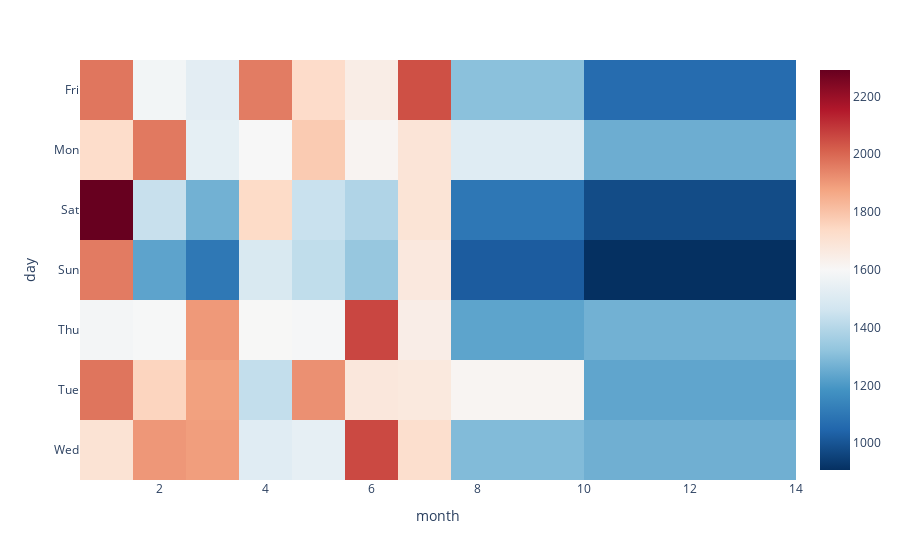

The cell this chart's notebook holds for it:
### Code cell
fig = px.imshow(day_month, color_continuous_scale = "RdBu_r")
fig.show()

### Figure 1 — Plotly figure (JSON) as saved in the notebook; plotly's stock layout.template omitted (floating-point values rounded to 4 significant figures)
{"data": [{"coloraxis": "coloraxis", "hovertemplate": "month: %{x}<br>day: %{y}<br>color: %{z}<extra></extra>", "name": "0", "type": "heatmap", "x": [1, 2, 3, 4, 5, 6, 7, 8, 12], "xaxis": "x", "y": ["Fri", "Mon", "Sat", "Sun", "Thu", "Tue", "Wed"], "yaxis": "y", "z": [[1970, 1581, 1525, 1958, 1730, 1649, 2045, 1310, 1065], [1727, 1964, 1535, 1598, 1779, 1617, 1692, 1511, 1257], [2291, 1441, 1266, 1734, 1444, 1388, 1695, 1099, 978], [1960, 1229, 1102, 1488, 1424, 1333, 1672, 1021, 907], [1584, 1596, 1900, 1601, 1590, 2065, 1646, 1230, 1266], [1973, 1753, 1884, 1430, 1918, 1676, 1670, 1612, 1234], [1700, 1903, 1889, 1517, 1538, 2058, 1717, 1295, 1262]]}], "layout": {"coloraxis": {"colorscale": [[0, "rgb(5,48,97)"], [0.1, "rgb(33,102,172)"], [0.2, "rgb(67,147,195)"], [0.3, "rgb(146,197,222)"], [0.4, "rgb(209,229,240)"], [0.5, "rgb(247,247,247)"], [0.6, "rgb(253,219,199)"], [0.7, "rgb(244,165,130)"], [0.8, "rgb(214,96,77)"], [0.9, "rgb(178,24,43)"], [1, "rgb(103,0,31)"]]}, "margin": {"t": 60}, "xaxis": {"anchor": "y", "constrain": "domain", "domain": [0, 1], "scaleanchor": "y", "title": {"text": "month"}}, "yaxis": {"anchor": "x", "autorange": "reversed", "constrain": "domain", "domain": [0, 1], "title": {"text": "day"}}}}
